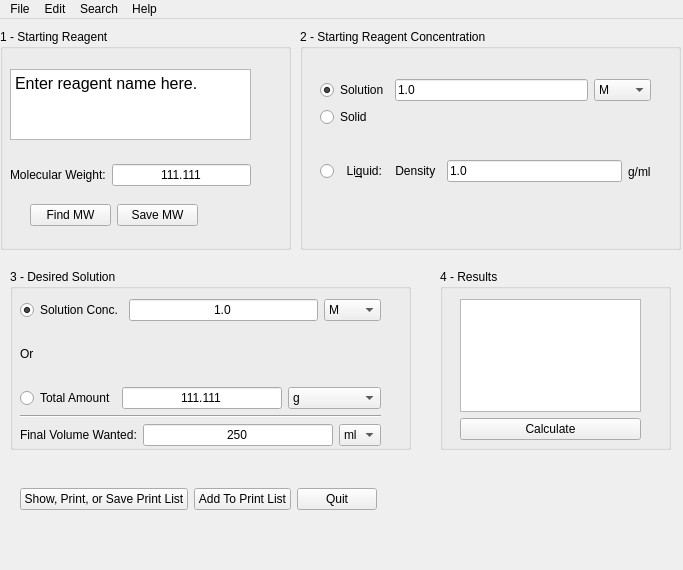
<?xml version="1.0" encoding="UTF-8"?>
<ui version="4.0">
 <class>MainWindow</class>
 <widget class="QMainWindow" name="MainWindow">
  <property name="geometry">
   <rect>
    <x>0</x>
    <y>0</y>
    <width>683</width>
    <height>570</height>
   </rect>
  </property>
  <property name="windowTitle">
   <string>MainWindow</string>
  </property>
  <property name="windowIcon">
   <iconset resource="resources.qrc">
    <normaloff>:/chemcalc_icon_120.svg</normaloff>:/chemcalc_icon_120.svg</iconset>
  </property>
  <widget class="QWidget" name="centralwidget">
   <widget class="QGroupBox" name="groupBox_1_StartingReagent">
    <property name="geometry">
     <rect>
      <x>0</x>
      <y>10</y>
      <width>291</width>
      <height>221</height>
     </rect>
    </property>
    <property name="title">
     <string>1 - Starting Reagent</string>
    </property>
    <widget class="QTextEdit" name="textEdit_StartingReagent">
     <property name="geometry">
      <rect>
       <x>10</x>
       <y>40</y>
       <width>241</width>
       <height>71</height>
      </rect>
     </property>
     <property name="html">
      <string>&lt;!DOCTYPE HTML PUBLIC &quot;-//W3C//DTD HTML 4.0//EN&quot; &quot;http://www.w3.org/TR/REC-html40/strict.dtd&quot;&gt;
&lt;html&gt;&lt;head&gt;&lt;meta name=&quot;qrichtext&quot; content=&quot;1&quot; /&gt;&lt;meta charset=&quot;utf-8&quot; /&gt;&lt;style type=&quot;text/css&quot;&gt;
p, li { white-space: pre-wrap; }
hr { height: 1px; border-width: 0; }
li.unchecked::marker { content: &quot;\2610&quot;; }
li.checked::marker { content: &quot;\2612&quot;; }
&lt;/style&gt;&lt;/head&gt;&lt;body style=&quot; font-family:'Noto Sans'; font-size:12pt; font-weight:400; font-style:normal;&quot;&gt;
&lt;p style=&quot; margin-top:0px; margin-bottom:0px; margin-left:0px; margin-right:0px; -qt-block-indent:0; text-indent:0px;&quot;&gt;Enter reagent name here.&lt;/p&gt;&lt;/body&gt;&lt;/html&gt;</string>
     </property>
     <property name="placeholderText">
      <string/>
     </property>
    </widget>
    <widget class="QWidget" name="layoutWidget">
     <property name="geometry">
      <rect>
       <x>10</x>
       <y>130</y>
       <width>241</width>
       <height>32</height>
      </rect>
     </property>
     <layout class="QHBoxLayout" name="horizontalLayout_6">
      <item>
       <widget class="QLabel" name="label_MW">
        <property name="text">
         <string>Molecular Weight:</string>
        </property>
        <property name="buddy">
         <cstring>lineEdit_MW</cstring>
        </property>
       </widget>
      </item>
      <item>
       <widget class="QLineEdit" name="lineEdit_MW">
        <property name="text">
         <string>111.111</string>
        </property>
        <property name="alignment">
         <set>Qt::AlignmentFlag::AlignCenter</set>
        </property>
       </widget>
      </item>
     </layout>
    </widget>
    <widget class="QWidget" name="layoutWidget_2">
     <property name="geometry">
      <rect>
       <x>30</x>
       <y>170</y>
       <width>168</width>
       <height>32</height>
      </rect>
     </property>
     <layout class="QHBoxLayout" name="horizontalLayout_2">
      <item>
       <widget class="QPushButton" name="pushButton_FindMW">
        <property name="text">
         <string>Find MW</string>
        </property>
       </widget>
      </item>
      <item>
       <widget class="QPushButton" name="pushButton_SaveMW">
        <property name="text">
         <string>Save MW</string>
        </property>
       </widget>
      </item>
     </layout>
    </widget>
   </widget>
   <widget class="QGroupBox" name="groupBox_3_DesiredSolution">
    <property name="geometry">
     <rect>
      <x>10</x>
      <y>250</y>
      <width>401</width>
      <height>181</height>
     </rect>
    </property>
    <property name="title">
     <string>3 - Desired Solution</string>
    </property>
    <widget class="QWidget" name="layoutWidget">
     <property name="geometry">
      <rect>
       <x>10</x>
       <y>30</y>
       <width>361</width>
       <height>147</height>
      </rect>
     </property>
     <layout class="QVBoxLayout" name="verticalLayout_2">
      <item>
       <layout class="QHBoxLayout" name="horizontalLayout_3">
        <item>
         <widget class="QRadioButton" name="radioButton_DesiredSolution">
          <property name="text">
           <string>Solution Conc.</string>
          </property>
          <property name="checked">
           <bool>true</bool>
          </property>
         </widget>
        </item>
        <item>
         <widget class="QLineEdit" name="lineEdit_DesiredSolution">
          <property name="text">
           <string>1.0</string>
          </property>
          <property name="alignment">
           <set>Qt::AlignmentFlag::AlignCenter</set>
          </property>
         </widget>
        </item>
        <item>
         <widget class="QComboBox" name="comboBox_DesiredSolutionSuffix">
          <item>
           <property name="text">
            <string>M</string>
           </property>
          </item>
          <item>
           <property name="text">
            <string>mM</string>
           </property>
          </item>
          <item>
           <property name="text">
            <string>uM</string>
           </property>
          </item>
          <item>
           <property name="text">
            <string>nM</string>
           </property>
          </item>
          <item>
           <property name="text">
            <string>pM</string>
           </property>
          </item>
          <item>
           <property name="text">
            <string>fM</string>
           </property>
          </item>
          <item>
           <property name="text">
            <string>%</string>
           </property>
          </item>
          <item>
           <property name="text">
            <string>g/L</string>
           </property>
          </item>
          <item>
           <property name="text">
            <string>mg/L</string>
           </property>
          </item>
          <item>
           <property name="text">
            <string>ug/L</string>
           </property>
          </item>
          <item>
           <property name="text">
            <string>ng/L</string>
           </property>
          </item>
          <item>
           <property name="text">
            <string>pg/L</string>
           </property>
          </item>
          <item>
           <property name="text">
            <string>fg/L</string>
           </property>
          </item>
         </widget>
        </item>
       </layout>
      </item>
      <item>
       <widget class="QLabel" name="label_Or">
        <property name="text">
         <string>Or</string>
        </property>
       </widget>
      </item>
      <item>
       <layout class="QHBoxLayout" name="horizontalLayout_4">
        <item>
         <widget class="QRadioButton" name="radioButton_TotalAmount">
          <property name="text">
           <string>Total Amount</string>
          </property>
         </widget>
        </item>
        <item>
         <widget class="QLineEdit" name="lineEdit_TotalAmount">
          <property name="text">
           <string>111.111</string>
          </property>
          <property name="alignment">
           <set>Qt::AlignmentFlag::AlignCenter</set>
          </property>
         </widget>
        </item>
        <item>
         <widget class="QComboBox" name="comboBox_TotalAmountSuffix">
          <item>
           <property name="text">
            <string>g</string>
           </property>
          </item>
          <item>
           <property name="text">
            <string>mg</string>
           </property>
          </item>
          <item>
           <property name="text">
            <string>ug</string>
           </property>
          </item>
          <item>
           <property name="text">
            <string>moles</string>
           </property>
          </item>
          <item>
           <property name="text">
            <string>millimoles</string>
           </property>
          </item>
          <item>
           <property name="text">
            <string>micromoles</string>
           </property>
          </item>
         </widget>
        </item>
       </layout>
      </item>
      <item>
       <widget class="Line" name="line">
        <property name="orientation">
         <enum>Qt::Orientation::Horizontal</enum>
        </property>
       </widget>
      </item>
      <item>
       <layout class="QHBoxLayout" name="horizontalLayout_5">
        <item>
         <widget class="QLabel" name="label_FinalVolume">
          <property name="text">
           <string>Final Volume Wanted:</string>
          </property>
         </widget>
        </item>
        <item>
         <widget class="QLineEdit" name="lineEdit_DesiredVolume">
          <property name="text">
           <string>250</string>
          </property>
          <property name="alignment">
           <set>Qt::AlignmentFlag::AlignCenter</set>
          </property>
         </widget>
        </item>
        <item>
         <widget class="QComboBox" name="comboBox_DesiredVolumeSuffix">
          <property name="currentText">
           <string>ml</string>
          </property>
          <item>
           <property name="text">
            <string>ml</string>
           </property>
          </item>
          <item>
           <property name="text">
            <string>L</string>
           </property>
          </item>
          <item>
           <property name="text">
            <string>ul</string>
           </property>
          </item>
         </widget>
        </item>
       </layout>
      </item>
     </layout>
    </widget>
   </widget>
   <widget class="QGroupBox" name="groupBox_4_Results">
    <property name="geometry">
     <rect>
      <x>440</x>
      <y>250</y>
      <width>231</width>
      <height>181</height>
     </rect>
    </property>
    <property name="title">
     <string>4 - Results</string>
    </property>
    <widget class="QWidget" name="layoutWidget">
     <property name="geometry">
      <rect>
       <x>20</x>
       <y>30</y>
       <width>181</width>
       <height>141</height>
      </rect>
     </property>
     <layout class="QVBoxLayout" name="verticalLayout">
      <item>
       <widget class="QTextEdit" name="textEdit_Results"/>
      </item>
      <item>
       <widget class="QPushButton" name="pushButton_Calculate">
        <property name="text">
         <string>Calculate</string>
        </property>
       </widget>
      </item>
     </layout>
    </widget>
   </widget>
   <widget class="QWidget" name="layoutWidget">
    <property name="geometry">
     <rect>
      <x>20</x>
      <y>460</y>
      <width>591</width>
      <height>41</height>
     </rect>
    </property>
    <layout class="QHBoxLayout" name="horizontalLayout">
     <item>
      <widget class="QPushButton" name="pushButton_Show">
       <property name="text">
        <string>Show, Print, or Save Print List</string>
       </property>
      </widget>
     </item>
     <item>
      <widget class="QPushButton" name="pushButton_AddToPrintList">
       <property name="text">
        <string>Add To Print List</string>
       </property>
      </widget>
     </item>
     <item>
      <widget class="QPushButton" name="pushButton_Quit">
       <property name="text">
        <string>Quit</string>
       </property>
      </widget>
     </item>
     <item>
      <spacer name="horizontalSpacer_2">
       <property name="orientation">
        <enum>Qt::Orientation::Horizontal</enum>
       </property>
       <property name="sizeHint" stdset="0">
        <size>
         <width>98</width>
         <height>20</height>
        </size>
       </property>
      </spacer>
     </item>
    </layout>
   </widget>
   <widget class="QGroupBox" name="groupBox_2_StartingReagent">
    <property name="geometry">
     <rect>
      <x>300</x>
      <y>10</y>
      <width>381</width>
      <height>221</height>
     </rect>
    </property>
    <property name="title">
     <string>2 - Starting Reagent Concentration</string>
    </property>
    <widget class="QWidget" name="layoutWidget">
     <property name="geometry">
      <rect>
       <x>20</x>
       <y>50</y>
       <width>331</width>
       <height>131</height>
      </rect>
     </property>
     <layout class="QVBoxLayout" name="verticalLayout_3">
      <item>
       <layout class="QHBoxLayout" name="horizontalLayout_7">
        <item>
         <widget class="QRadioButton" name="radioButton_StartingSolution">
          <property name="text">
           <string>Solution</string>
          </property>
          <property name="checked">
           <bool>true</bool>
          </property>
         </widget>
        </item>
        <item>
         <widget class="QLineEdit" name="lineEdit_StartingSolution">
          <property name="text">
           <string>1.0</string>
          </property>
          <property name="maxLength">
           <number>32767</number>
          </property>
          <property name="placeholderText">
           <string/>
          </property>
         </widget>
        </item>
        <item>
         <widget class="QComboBox" name="comboBox_StartingSolutionSuffix">
          <item>
           <property name="text">
            <string>M</string>
           </property>
          </item>
          <item>
           <property name="text">
            <string>mM</string>
           </property>
          </item>
          <item>
           <property name="text">
            <string>uM</string>
           </property>
          </item>
          <item>
           <property name="text">
            <string>nM</string>
           </property>
          </item>
          <item>
           <property name="text">
            <string>pM</string>
           </property>
          </item>
          <item>
           <property name="text">
            <string>fM</string>
           </property>
          </item>
          <item>
           <property name="text">
            <string>%</string>
           </property>
          </item>
          <item>
           <property name="text">
            <string>g/L</string>
           </property>
          </item>
          <item>
           <property name="text">
            <string>mg/L</string>
           </property>
          </item>
          <item>
           <property name="text">
            <string>ug/L</string>
           </property>
          </item>
          <item>
           <property name="text">
            <string>ng/L</string>
           </property>
          </item>
          <item>
           <property name="text">
            <string>pg/L</string>
           </property>
          </item>
          <item>
           <property name="text">
            <string>fg/L</string>
           </property>
          </item>
         </widget>
        </item>
       </layout>
      </item>
      <item>
       <widget class="QRadioButton" name="radioButton_Solid">
        <property name="text">
         <string>Solid</string>
        </property>
       </widget>
      </item>
      <item>
       <layout class="QHBoxLayout" name="horizontalLayout_8">
        <item>
         <widget class="QRadioButton" name="radioButton_Liquid">
          <property name="text">
           <string>  Li&amp;quid:    Density</string>
          </property>
          <property name="checked">
           <bool>false</bool>
          </property>
         </widget>
        </item>
        <item>
         <widget class="QLineEdit" name="lineEdit_Density">
          <property name="text">
           <string>1.0</string>
          </property>
         </widget>
        </item>
        <item>
         <widget class="QLabel" name="label_g_ml">
          <property name="text">
           <string>g/ml</string>
          </property>
         </widget>
        </item>
       </layout>
      </item>
     </layout>
    </widget>
   </widget>
   <zorder>groupBox_3_DesiredSolution</zorder>
   <zorder>groupBox_4_Results</zorder>
   <zorder>layoutWidget</zorder>
   <zorder>groupBox_1_StartingReagent</zorder>
   <zorder>groupBox_2_StartingReagent</zorder>
  </widget>
  <widget class="QMenuBar" name="menubar">
   <property name="geometry">
    <rect>
     <x>0</x>
     <y>0</y>
     <width>683</width>
     <height>27</height>
    </rect>
   </property>
   <widget class="QMenu" name="menuFile">
    <property name="title">
     <string>File</string>
    </property>
    <addaction name="actionQuit"/>
   </widget>
   <widget class="QMenu" name="menuEdit">
    <property name="title">
     <string>Edit</string>
    </property>
    <addaction name="actionDatabase"/>
   </widget>
   <widget class="QMenu" name="menuHelp">
    <property name="title">
     <string>Help</string>
    </property>
    <addaction name="actionChemCalc_Help"/>
    <addaction name="actionAbout_ChemCalc"/>
   </widget>
   <widget class="QMenu" name="menuSearch">
    <property name="title">
     <string>Search</string>
    </property>
    <addaction name="actionEnterez_Search"/>
    <addaction name="actionOpen_PubChem_Website"/>
   </widget>
   <addaction name="menuFile"/>
   <addaction name="menuEdit"/>
   <addaction name="menuSearch"/>
   <addaction name="menuHelp"/>
  </widget>
  <action name="actionDatabase">
   <property name="text">
    <string>&amp;Database</string>
   </property>
   <property name="toolTip">
    <string>Edit Database</string>
   </property>
  </action>
  <action name="actionPreferences">
   <property name="text">
    <string>&amp;Preferences</string>
   </property>
  </action>
  <action name="actionClose">
   <property name="text">
    <string>Close</string>
   </property>
   <property name="toolTip">
    <string>File Close</string>
   </property>
  </action>
  <action name="actionChemCalc_Help">
   <property name="text">
    <string>&amp;ChemCalc Help</string>
   </property>
  </action>
  <action name="actionAbout_ChemCalc">
   <property name="text">
    <string>&amp;About ChemCalc</string>
   </property>
  </action>
  <action name="actionQuit">
   <property name="text">
    <string>&amp;Quit</string>
   </property>
   <property name="menuRole">
    <enum>QAction::MenuRole::TextHeuristicRole</enum>
   </property>
  </action>
  <action name="actionSearch_Local_Database">
   <property name="text">
    <string>&amp;Search Local Database</string>
   </property>
  </action>
  <action name="actionOpen_PubChem_Website">
   <property name="text">
    <string>&amp;Open PubChem Website</string>
   </property>
  </action>
  <action name="actionEnterez_Search">
   <property name="text">
    <string>&amp;Enterez Search</string>
   </property>
  </action>
 </widget>
 <resources>
  <include location="resources.qrc"/>
 </resources>
 <connections>
  <connection>
   <sender>actionClose</sender>
   <signal>triggered()</signal>
   <receiver>MainWindow</receiver>
   <slot>close()</slot>
   <hints>
    <hint type="sourcelabel">
     <x>-1</x>
     <y>-1</y>
    </hint>
    <hint type="destinationlabel">
     <x>319</x>
     <y>280</y>
    </hint>
   </hints>
  </connection>
 </connections>
 <slots>
  <signal>signal1_CB()</signal>
  <slot>slot1()</slot>
 </slots>
</ui>
